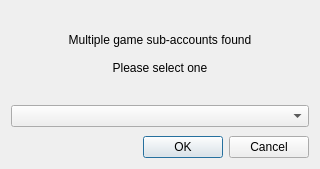
<?xml version="1.0" encoding="UTF-8"?>
<ui version="4.0">
      <class>selectSubscriptionWindow</class>
      <widget class="QDialog" name="selectSubscriptionWindow">
            <property name="windowModality">
                  <enum>Qt::WindowModality::ApplicationModal</enum>
            </property>
            <property name="geometry">
                  <rect>
                        <x>0</x>
                        <y>0</y>
                        <width>320</width>
                        <height>169</height>
                  </rect>
            </property>
            <property name="windowTitle">
                  <string>Select Subscription</string>
            </property>
            <property name="modal">
                  <bool>true</bool>
            </property>
            <layout class="QVBoxLayout" name="verticalLayout">
                  <property name="spacing">
                        <number>9</number>
                  </property>
                  <item>
                        <widget class="QLabel" name="label">
                              <property name="text">
                                    <string>Multiple game sub-accounts found

Please select one</string>
                              </property>
                              <property name="alignment">
                                    <set>Qt::AlignmentFlag::AlignCenter</set>
                              </property>
                              <property name="buddy">
                                    <cstring>subscriptionsComboBox</cstring>
                              </property>
                        </widget>
                  </item>
                  <item>
                        <widget class="QComboBox" name="subscriptionsComboBox" />
                  </item>
                  <item>
                        <widget class="QDialogButtonBox" name="buttonBox">
                              <property name="orientation">
                                    <enum>Qt::Orientation::Horizontal</enum>
                              </property>
                              <property name="standardButtons">
                                    <set>
                                          QDialogButtonBox::StandardButton::Cancel|QDialogButtonBox::StandardButton::Ok</set>
                              </property>
                        </widget>
                  </item>
            </layout>
      </widget>
      <resources />
      <connections>
            <connection>
                  <sender>buttonBox</sender>
                  <signal>accepted()</signal>
                  <receiver>selectSubscriptionWindow</receiver>
                  <slot>accept()</slot>
                  <hints>
                        <hint type="sourcelabel">
                              <x>227</x>
                              <y>148</y>
                        </hint>
                        <hint type="destinationlabel">
                              <x>159</x>
                              <y>84</y>
                        </hint>
                  </hints>
            </connection>
            <connection>
                  <sender>buttonBox</sender>
                  <signal>rejected()</signal>
                  <receiver>selectSubscriptionWindow</receiver>
                  <slot>reject()</slot>
                  <hints>
                        <hint type="sourcelabel">
                              <x>227</x>
                              <y>148</y>
                        </hint>
                        <hint type="destinationlabel">
                              <x>159</x>
                              <y>84</y>
                        </hint>
                  </hints>
            </connection>
      </connections>
</ui>
